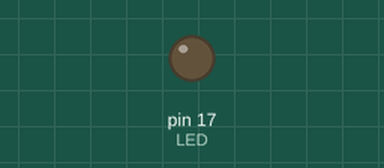
The sketch below on a simulated Arduino Uno, built with avr-gcc and run on an emulated ATmega328P. On the bench: output pins drawn as LEDs (lit = HIGH).

Above: at 0.05 s.
At 0.25 s:
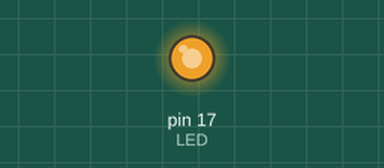
At 0.45 s:
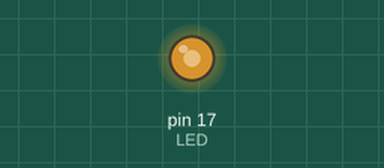
At 0.9 s:
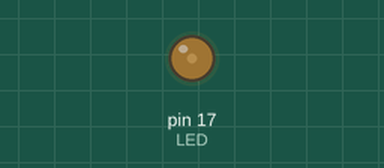
Timing chart, 0 to 3.0 s (numbered marks = the images above):
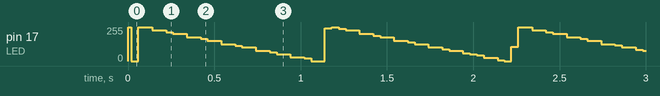

The sketch:

01_serial_println.ino
```cpp
const int LED=17;

void setup() {
  pinMode(LED,OUTPUT);
}

void loop() {

  for(int t_high=0;t_high<=10;t_high++)
  {
    int cnt=0;
    while(true){
    digitalWrite(LED,LOW);
    delay(t_high);
    digitalWrite(LED,HIGH);
    delay(10-t_high);

    cnt++;
    if(cnt==10)break;
    }
  }
}
```
